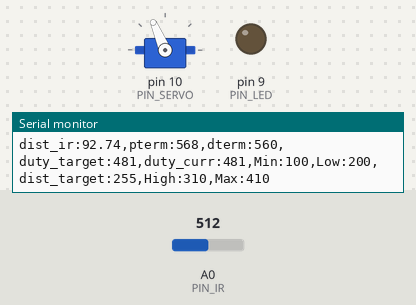
A sketch run on a simulated Arduino Uno, built with avr-gcc and run on an emulated ATmega328P. Parts: servo, output pins drawn as LEDs (lit = HIGH), the last lines printed to the serial monitor. The inputs (shaded band) are chosen by the test bench; at power-on: A0 (PIN_IR) = 512.

Above: at 1.2 s.
1.3 s: A0 (PIN_IR) set to 716
At 1.61 s:
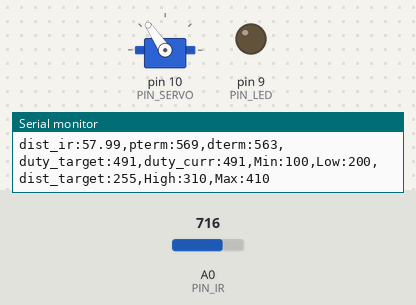
4.3 s: A0 (PIN_IR) set to 122
At 5.4 s:
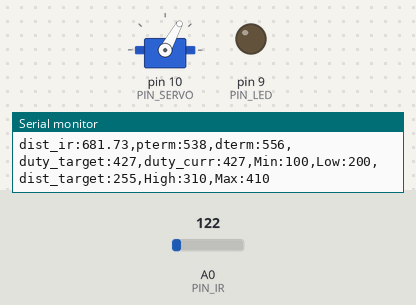
6.4 s: A0 (PIN_IR) set to 0
At 8.1 s:
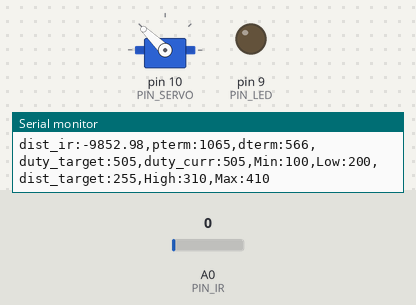
Timing chart, 0 to 9.6 s (numbered marks = the images above; inputs shaded):
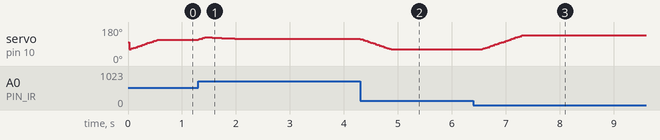

Measured:
- after the input at 1.3 s, servo on pin 10 (PIN_SERVO): rises from 113° to 127° in 0.12 s, then falls to 118° in 0.98 s
- after the input at 4.3 s, servo on pin 10 (PIN_SERVO): moves from 118° to 61° over 0.58 s, starting at once
- after the input at 6.4 s, servo on pin 10 (PIN_SERVO): moves from 61° to 136° over 0.76 s, starting after 0.14 s

The sketch:

26_pd_20213090.ino
```cpp
#include <Servo.h>

/////////////////////////////
// Configurable parameters //
/////////////////////////////

// Arduino pin assignment
#define PIN_LED 9            // [20200000] LED핀 설정
#define PIN_SERVO 10         //[20191979] Servo 핀 설정
#define PIN_IR A0            // [20191979] 적외선 핀(아날로그핀)

// Framework setting
#define _DIST_TARGET 255    // [20213085] 정지하려는 위치 목표값
#define _DIST_MIN 100       //[20191979] 최소거리
#define _DIST_MAX 410       //[20191979] 최대거리

// Distance sensor
#define _DIST_ALPHA 0.07 //[20203118] DIST_ALPHA 값 설정

// Servo range
#define _DUTY_MIN 1170    // [20213083]서보 각도의 최솟값 설정
#define _DUTY_NEU 1550    // [20213090]서보 수평 각도 펄스 값
#define _DUTY_MAX 1950    // [20213081] 서보 각도의 최댓값

// Servo speed control
#define _SERVO_ANGLE 30.0
#define _SERVO_SPEED 40.0

// Event periods
#define _INTERVAL_DIST 20   // [20213099] 거리 센서 주기 설정
#define _INTERVAL_SERVO 20  // [20213099] 서보 주기 설정
#define _INTERVAL_SERIAL 100  // [20213099] 시리얼 표시 주기 설정

// PID parameters
#define _KP 1
#define _KD 60.0

#define a 100
#define b 330

//////////////////////
// global variables //
//////////////////////

// Servo instance
Servo myservo;

// Distance sensor
float dist_target;
float dist_raw, dist_ema;

// Event periods
unsigned long last_sampling_time_dist, last_sampling_time_servo, last_sampling_time_serial;
bool event_dist, event_servo, event_serial;

// Servo speed control
int duty_chg_per_interval;
int duty_target, duty_curr;

// PID variables
float error_curr, error_prev, control, pterm, dterm, iterm;


void setup() {
  // initialize GPIO pins for LED and attach servo
  pinMode(PIN_LED, OUTPUT);

  // move servo to neutral position
  myservo.attach(PIN_SERVO);
  duty_target = duty_curr = _DUTY_NEU;
  myservo.writeMicroseconds(duty_curr);

  // initialize global variables
  duty_curr=_DUTY_MIN;
  dist_raw = dist_ema = ir_distance_filtered();
  error_curr = error_prev = dist_target - dist_ema;
  dist_target = _DIST_TARGET;

  last_sampling_time_dist = last_sampling_time_servo = last_sampling_time_serial = 0;
  event_dist = event_servo = event_serial = false;

  // initialize serial port
  Serial.begin(57600);

  // convert angle speed into duty change per interval.
  duty_chg_per_interval = (_DUTY_MAX - _DUTY_MIN) * ((float)_SERVO_SPEED / _SERVO_ANGLE) * (_INTERVAL_SERVO / 1000.0);
}


void loop() {
/////////////////////
// Event generator //
/////////////////////

  unsigned long time_curr = millis();
  if(time_curr >= last_sampling_time_dist + _INTERVAL_DIST){
    last_sampling_time_dist += _INTERVAL_DIST;
    event_dist = true;
  }

  if(time_curr >= last_sampling_time_servo + _INTERVAL_SERVO){
    last_sampling_time_servo += _INTERVAL_SERVO;
    event_servo = true;
  }

  if(time_curr >= last_sampling_time_serial + _INTERVAL_SERIAL){
    last_sampling_time_serial += _INTERVAL_SERIAL;
    event_serial = true;
  }

////////////////////
// Event handlers //
////////////////////

  if(event_dist) {
    event_dist = false;

    // get a distance reading from the distance sensor
    dist_raw = ir_distance_filtered();
    dist_ema = (1 - _DIST_ALPHA) * dist_ema + _DIST_ALPHA * dist_raw;

    // PID control logic
    error_curr = dist_target - dist_ema;
    pterm = _KP * error_curr;
    dterm = _KD * (error_curr - error_prev);
    control = pterm + dterm;

    duty_target = _DUTY_NEU + control;

    // keep duty_target value within the range of [_DUTY_MIN, _DUTY_MAX]
    if(duty_target > _DUTY_MAX){duty_target = _DUTY_MAX;}
    if(duty_target < _DUTY_MIN){duty_target = _DUTY_MIN;}

    error_prev = error_curr;
  }


  if(event_servo) {
    event_servo=false;
    if(duty_target > duty_curr) {
      duty_curr += duty_chg_per_interval;
      if(duty_curr > duty_target) duty_curr = duty_target;
    }
    else {
      duty_curr -= duty_chg_per_interval;
      if(duty_curr < duty_target) duty_curr = duty_target;
    }
    myservo.writeMicroseconds(duty_curr);
  }


  if(event_serial) {
    event_serial = false; //[20203118]
    Serial.print("dist_ir:");
    Serial.print(dist_ema);
    Serial.print(",pterm:");
    Serial.print(map(pterm,-1000,1000,510,610));
    Serial.print(",dterm:");
    Serial.print(map(dterm,-1000,1000,510,610));
    Serial.print(",duty_target:");
    Serial.print(map(duty_target,1000,2000,410,510));
    Serial.print(",duty_curr:");
    Serial.print(map(duty_curr,1000,2000,410,510));
    Serial.println(",Min:100,Low:200,dist_target:255,High:310,Max:410");
  }
}


float ir_distance(void){ // return value unit: mm
  float val;
  float volt = float(analogRead(PIN_IR));
  val = ((6762.0/(volt-9.0))-4.0) * 10.0;
  val = 100 + 300.0 / (b-a) * (val - a);
  return val;
}

float ir_distance_filtered(void){ // return value unit: mm
  return ir_distance(); // for now, just use ir_distance() without noise filter.
}
```
